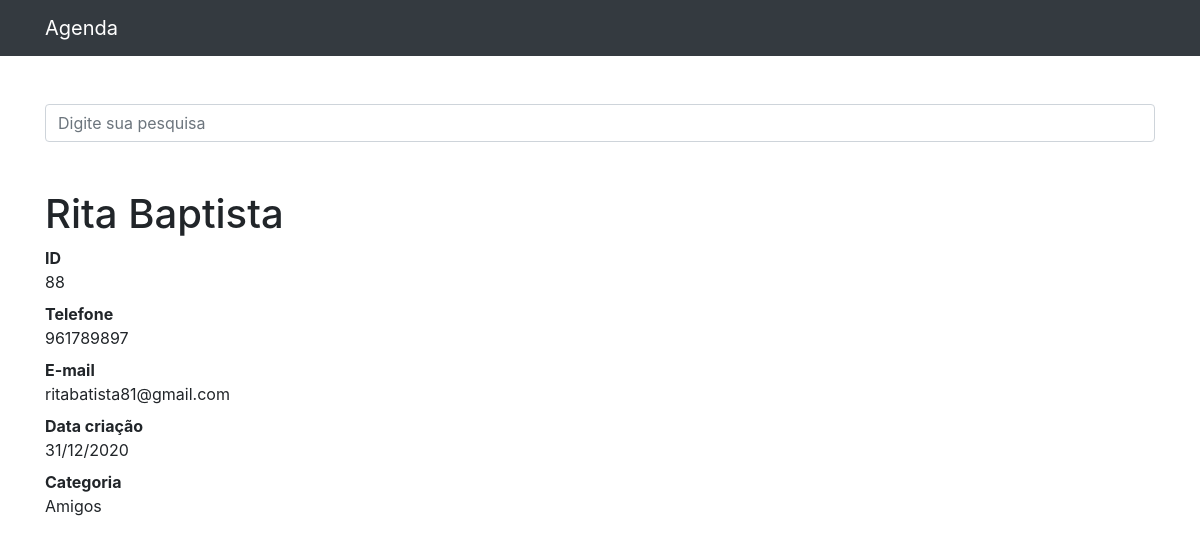
The app's page /88 with its own data.
### contactos/models.py (models this page shows, shortened)
class Contacto(models.Model):
    nome = models.CharField('Nome', max_length=100)
    apelido = models.CharField('Apelido', max_length=100, blank=True)
    telefone = models.CharField('Telefone', max_length=15, unique=True)
    email = models.EmailField('E-mail', blank=True)
    data_criacao = models.DateTimeField('Data de criação', default=timezone.now)
    descricao = models.TextField(blank=True)
    categoria = models.ForeignKey(Categoria, on_delete=models.DO_NOTHING)
    mostrar = models.BooleanField(default=True)
    foto = models.ImageField('Foto', blank=True, upload_to='fotos')

class Categoria(models.Model):
    nome = models.CharField(max_length=200)
    def __str__(self):
        return self.nome

### contactos/views.py (the view)
# urls.py: path('<int:id>', views.detalhe, name='detalhe'),
def detalhe(request, id):
    contacto = get_object_or_404(Contacto, id=id)
    if not contacto.mostrar:
        raise Http404
    return render(request, 'contactos/detalhe.html', {'contacto': contacto})

### contactos/templates/contactos/detalhe.html (shortened to what this page needs)
{% extends 'base.html' %}
{% block conteudo %}
<h1 class="mt-5">{{ contacto.nome}} {{ contacto.apelido }}</h1>
<dl>
  <dt>ID</dt>
  <dd>{{ contacto.id }}</dd>
  <dt>Telefone</dt>
  <dd>{{ contacto.telefone }}</dd>
  <dt>E-mail</dt>
  <dd>{{ contacto.email }}</dd>
  <dt>Data criação</dt>
  <dd>{{ contacto.data_criacao|date:'d/m/Y' }}</dd>
  <dt>Categoria</dt>
  <dd>{{ contacto.categoria }}</dd>
</dl>
{% endblock %}

### records on screen
Contacto: nome "Rita", apelido "Baptista", id "88", telefone "961789897", email "ritabatista81@gmail.com", data_criacao "31/12/2020", categoria "Amigos"
